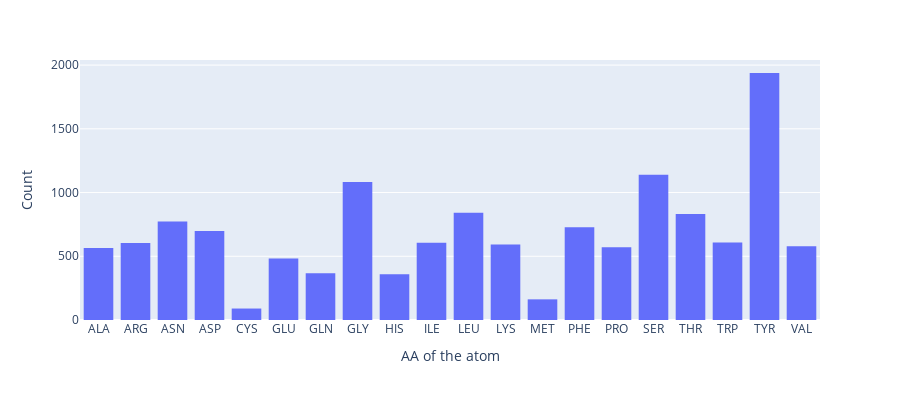

The cell this chart's notebook holds for it:
### Markdown cell above
### resname_of_the_carbons_from_the_biggest_hydrophobic_cluster_by_res

### Code cell
df_aa_comp = pd.DataFrame({'AA': cdr_dict_big_cluster_aa_comp_res.keys(),
    'Count': cdr_dict_big_cluster_aa_comp_res.values()})
    
fig_ring = px.histogram(df_aa_comp, x='AA', y='Count', 
    # color='color', barmode='group',
    height=400)
fig_ring.update_xaxes(title = "AA of the atom")
fig_ring.update_yaxes(title = "Count")

### Figure 1 — Plotly figure (JSON) as saved in the notebook; plotly's stock layout.template omitted (floating-point values rounded to 4 significant figures)
{"data": [{"alignmentgroup": "True", "bingroup": "x", "histfunc": "sum", "hovertemplate": "AA=%{x}<br>sum of Count=%{y}<extra></extra>", "legendgroup": "", "marker": {"color": "#636efa", "pattern": {"shape": ""}}, "name": "", "offsetgroup": "", "orientation": "v", "showlegend": false, "type": "histogram", "x": ["ALA", "ARG", "ASN", "ASP", "CYS", "GLU", "GLN", "GLY", "HIS", "ILE", "LEU", "LYS", "MET", "PHE", "PRO", "SER", "THR", "TRP", "TYR", "VAL"], "xaxis": "x", "y": [565, 604, 773, 699, 90, 482, 366, 1082, 358, 607, 842, 592, 162, 727, 570, 1139, 832, 608, 1938, 578], "yaxis": "y"}], "layout": {"barmode": "relative", "height": 400, "legend": {"tracegroupgap": 0}, "margin": {"t": 60}, "xaxis": {"anchor": "y", "domain": [0, 1], "title": {"text": "AA of the atom"}}, "yaxis": {"anchor": "x", "domain": [0, 1], "title": {"text": "Count"}}}}
